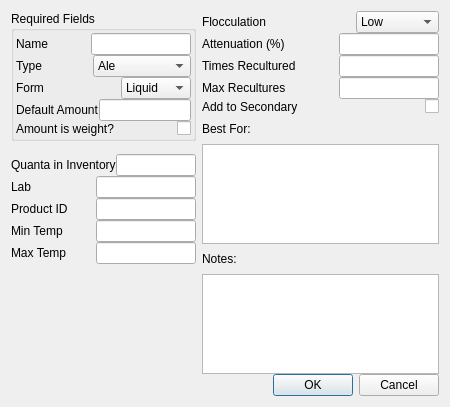
<?xml version="1.0" encoding="UTF-8"?>
<ui version="4.0">
 <class>yeastEditor</class>
 <widget class="QDialog" name="yeastEditor">
  <property name="geometry">
   <rect>
    <x>0</x>
    <y>0</y>
    <width>450</width>
    <height>407</height>
   </rect>
  </property>
  <property name="windowTitle">
   <string>Yeast Editor</string>
  </property>
  <property name="configSection" stdset="0">
   <string notr="true">yeastEditor</string>
  </property>
  <layout class="QHBoxLayout" name="horizontalLayout_17">
   <item>
    <layout class="QHBoxLayout" name="horizontalLayout_15">
     <item>
      <layout class="QVBoxLayout" name="verticalLayout_2">
       <property name="spacing">
        <number>0</number>
       </property>
       <item>
        <widget class="QGroupBox" name="groupBox">
         <property name="title">
          <string>Required Fields</string>
         </property>
         <layout class="QVBoxLayout" name="verticalLayout">
          <property name="spacing">
           <number>0</number>
          </property>
          <property name="leftMargin">
           <number>2</number>
          </property>
          <property name="topMargin">
           <number>2</number>
          </property>
          <property name="rightMargin">
           <number>2</number>
          </property>
          <property name="bottomMargin">
           <number>2</number>
          </property>
          <item>
           <layout class="QHBoxLayout" name="horizontalLayout_4">
            <item>
             <widget class="QLabel" name="label_name">
              <property name="text">
               <string>Name</string>
              </property>
              <property name="buddy">
               <cstring>lineEdit_name</cstring>
              </property>
             </widget>
            </item>
            <item>
             <widget class="QLineEdit" name="lineEdit_name">
              <property name="sizePolicy">
               <sizepolicy hsizetype="Maximum" vsizetype="Fixed">
                <horstretch>0</horstretch>
                <verstretch>0</verstretch>
               </sizepolicy>
              </property>
              <property name="maximumSize">
               <size>
                <width>100</width>
                <height>16777215</height>
               </size>
              </property>
              <property name="toolTip">
               <string>Name</string>
              </property>
             </widget>
            </item>
           </layout>
          </item>
          <item>
           <layout class="QHBoxLayout" name="horizontalLayout_3">
            <item>
             <widget class="QLabel" name="label_type">
              <property name="sizePolicy">
               <sizepolicy hsizetype="Expanding" vsizetype="Preferred">
                <horstretch>0</horstretch>
                <verstretch>0</verstretch>
               </sizepolicy>
              </property>
              <property name="text">
               <string>Type</string>
              </property>
              <property name="buddy">
               <cstring>comboBox_type</cstring>
              </property>
             </widget>
            </item>
            <item>
             <widget class="QComboBox" name="comboBox_type">
              <property name="toolTip">
               <string>Type</string>
              </property>
              <item>
               <property name="text">
                <string>Ale</string>
               </property>
              </item>
              <item>
               <property name="text">
                <string>Lager</string>
               </property>
              </item>
              <item>
               <property name="text">
                <string>Wheat</string>
               </property>
              </item>
              <item>
               <property name="text">
                <string>Wine</string>
               </property>
              </item>
              <item>
               <property name="text">
                <string>Champagne</string>
               </property>
              </item>
             </widget>
            </item>
           </layout>
          </item>
          <item>
           <layout class="QHBoxLayout" name="horizontalLayout_2">
            <item>
             <widget class="QLabel" name="label_form">
              <property name="sizePolicy">
               <sizepolicy hsizetype="Expanding" vsizetype="Preferred">
                <horstretch>0</horstretch>
                <verstretch>0</verstretch>
               </sizepolicy>
              </property>
              <property name="text">
               <string>Form</string>
              </property>
              <property name="buddy">
               <cstring>comboBox_form</cstring>
              </property>
             </widget>
            </item>
            <item>
             <widget class="QComboBox" name="comboBox_form">
              <property name="toolTip">
               <string>Form</string>
              </property>
              <item>
               <property name="text">
                <string>Liquid</string>
               </property>
              </item>
              <item>
               <property name="text">
                <string>Dry</string>
               </property>
              </item>
              <item>
               <property name="text">
                <string>Slant</string>
               </property>
              </item>
              <item>
               <property name="text">
                <string>Culture</string>
               </property>
              </item>
             </widget>
            </item>
           </layout>
          </item>
          <item>
           <layout class="QHBoxLayout" name="horizontalLayout">
            <item>
             <widget class="BtMixedLabel" name="label_amount">
              <property name="contextMenuPolicy">
               <enum>Qt::CustomContextMenu</enum>
              </property>
              <property name="text">
               <string>Default Amount</string>
              </property>
              <property name="buddy">
               <cstring>lineEdit_amount</cstring>
              </property>
             </widget>
            </item>
            <item>
             <widget class="BtMixedEdit" name="lineEdit_amount">
              <property name="sizePolicy">
               <sizepolicy hsizetype="Maximum" vsizetype="Fixed">
                <horstretch>0</horstretch>
                <verstretch>0</verstretch>
               </sizepolicy>
              </property>
              <property name="maximumSize">
               <size>
                <width>100</width>
                <height>16777215</height>
               </size>
              </property>
              <property name="toolTip">
               <string>Amount</string>
              </property>
              <property name="editField" stdset="0">
               <string notr="true">amount</string>
              </property>
             </widget>
            </item>
           </layout>
          </item>
          <item>
           <layout class="QHBoxLayout" name="horizontalLayout_5">
            <item>
             <widget class="QLabel" name="label_amountIsWeight">
              <property name="sizePolicy">
               <sizepolicy hsizetype="Expanding" vsizetype="Preferred">
                <horstretch>0</horstretch>
                <verstretch>0</verstretch>
               </sizepolicy>
              </property>
              <property name="toolTip">
               <string>Check it if the amount given is in kg instead of L.</string>
              </property>
              <property name="text">
               <string>Amount is weight?</string>
              </property>
             </widget>
            </item>
            <item>
             <widget class="QCheckBox" name="checkBox_amountIsWeight">
              <property name="sizePolicy">
               <sizepolicy hsizetype="Preferred" vsizetype="Fixed">
                <horstretch>0</horstretch>
                <verstretch>0</verstretch>
               </sizepolicy>
              </property>
              <property name="toolTip">
               <string>Checked if the given amount is weight instead of volume</string>
              </property>
              <property name="text">
               <string/>
              </property>
             </widget>
            </item>
           </layout>
          </item>
         </layout>
        </widget>
       </item>
       <item>
        <spacer name="verticalSpacer_3">
         <property name="orientation">
          <enum>Qt::Vertical</enum>
         </property>
         <property name="sizeType">
          <enum>QSizePolicy::Preferred</enum>
         </property>
         <property name="sizeHint" stdset="0">
          <size>
           <width>20</width>
           <height>13</height>
          </size>
         </property>
        </spacer>
       </item>
       <item>
        <layout class="QHBoxLayout" name="horizontalLayout_16">
         <item>
          <widget class="QLabel" name="label_inventory">
           <property name="text">
            <string>Quanta in Inventory</string>
           </property>
           <property name="buddy">
            <cstring>lineEdit_inventory</cstring>
           </property>
          </widget>
         </item>
         <item>
          <widget class="QLineEdit" name="lineEdit_inventory">
           <property name="sizePolicy">
            <sizepolicy hsizetype="Maximum" vsizetype="Fixed">
             <horstretch>0</horstretch>
             <verstretch>0</verstretch>
            </sizepolicy>
           </property>
           <property name="maximumSize">
            <size>
             <width>100</width>
             <height>16777215</height>
            </size>
           </property>
           <property name="toolTip">
            <string>Quanta in inventory</string>
           </property>
          </widget>
         </item>
        </layout>
       </item>
       <item>
        <layout class="QHBoxLayout" name="horizontalLayout_7">
         <item>
          <widget class="QLabel" name="label_lab">
           <property name="text">
            <string>Lab</string>
           </property>
           <property name="buddy">
            <cstring>lineEdit_laboratory</cstring>
           </property>
          </widget>
         </item>
         <item>
          <widget class="QLineEdit" name="lineEdit_laboratory">
           <property name="sizePolicy">
            <sizepolicy hsizetype="Maximum" vsizetype="Fixed">
             <horstretch>0</horstretch>
             <verstretch>0</verstretch>
            </sizepolicy>
           </property>
           <property name="maximumSize">
            <size>
             <width>100</width>
             <height>16777215</height>
            </size>
           </property>
           <property name="toolTip">
            <string>Lab</string>
           </property>
          </widget>
         </item>
        </layout>
       </item>
       <item>
        <layout class="QHBoxLayout" name="horizontalLayout_6">
         <item>
          <widget class="QLabel" name="label_productID">
           <property name="text">
            <string>Product ID</string>
           </property>
           <property name="buddy">
            <cstring>lineEdit_productID</cstring>
           </property>
          </widget>
         </item>
         <item>
          <widget class="QLineEdit" name="lineEdit_productID">
           <property name="sizePolicy">
            <sizepolicy hsizetype="Maximum" vsizetype="Fixed">
             <horstretch>0</horstretch>
             <verstretch>0</verstretch>
            </sizepolicy>
           </property>
           <property name="maximumSize">
            <size>
             <width>100</width>
             <height>16777215</height>
            </size>
           </property>
           <property name="toolTip">
            <string>Product ID</string>
           </property>
          </widget>
         </item>
        </layout>
       </item>
       <item>
        <layout class="QHBoxLayout" name="horizontalLayout_8">
         <item>
          <widget class="BtTemperatureLabel" name="label_minTemperature">
           <property name="contextMenuPolicy">
            <enum>Qt::CustomContextMenu</enum>
           </property>
           <property name="text">
            <string>Min Temp</string>
           </property>
           <property name="buddy">
            <cstring>lineEdit_minTemperature</cstring>
           </property>
          </widget>
         </item>
         <item>
          <widget class="BtTemperatureEdit" name="lineEdit_minTemperature">
           <property name="sizePolicy">
            <sizepolicy hsizetype="Maximum" vsizetype="Fixed">
             <horstretch>0</horstretch>
             <verstretch>0</verstretch>
            </sizepolicy>
           </property>
           <property name="maximumSize">
            <size>
             <width>100</width>
             <height>16777215</height>
            </size>
           </property>
           <property name="toolTip">
            <string>Min temp</string>
           </property>
           <property name="editField" stdset="0">
            <string notr="true">minTemperature_c</string>
           </property>
          </widget>
         </item>
        </layout>
       </item>
       <item>
        <layout class="QHBoxLayout" name="horizontalLayout_9">
         <item>
          <widget class="BtTemperatureLabel" name="label_maxTemperature">
           <property name="contextMenuPolicy">
            <enum>Qt::CustomContextMenu</enum>
           </property>
           <property name="text">
            <string>Max Temp</string>
           </property>
           <property name="buddy">
            <cstring>lineEdit_maxTemperature</cstring>
           </property>
          </widget>
         </item>
         <item>
          <widget class="BtTemperatureEdit" name="lineEdit_maxTemperature">
           <property name="sizePolicy">
            <sizepolicy hsizetype="Maximum" vsizetype="Fixed">
             <horstretch>0</horstretch>
             <verstretch>0</verstretch>
            </sizepolicy>
           </property>
           <property name="maximumSize">
            <size>
             <width>100</width>
             <height>16777215</height>
            </size>
           </property>
           <property name="toolTip">
            <string>Max temp</string>
           </property>
           <property name="editField" stdset="0">
            <string notr="true">maxTemperature_c</string>
           </property>
          </widget>
         </item>
        </layout>
       </item>
       <item>
        <spacer name="verticalSpacer_2">
         <property name="orientation">
          <enum>Qt::Vertical</enum>
         </property>
         <property name="sizeHint" stdset="0">
          <size>
           <width>20</width>
           <height>40</height>
          </size>
         </property>
        </spacer>
       </item>
      </layout>
     </item>
     <item>
      <layout class="QVBoxLayout" name="verticalLayout_3">
       <property name="spacing">
        <number>0</number>
       </property>
       <item>
        <layout class="QHBoxLayout" name="horizontalLayout_10">
         <item>
          <widget class="QLabel" name="label_flocculation">
           <property name="sizePolicy">
            <sizepolicy hsizetype="Expanding" vsizetype="Preferred">
             <horstretch>0</horstretch>
             <verstretch>0</verstretch>
            </sizepolicy>
           </property>
           <property name="text">
            <string>Flocculation</string>
           </property>
          </widget>
         </item>
         <item>
          <widget class="QComboBox" name="comboBox_flocculation">
           <property name="toolTip">
            <string>Flocculation</string>
           </property>
           <item>
            <property name="text">
             <string>Low</string>
            </property>
           </item>
           <item>
            <property name="text">
             <string>Medium</string>
            </property>
           </item>
           <item>
            <property name="text">
             <string>High</string>
            </property>
           </item>
           <item>
            <property name="text">
             <string>Very High</string>
            </property>
           </item>
          </widget>
         </item>
        </layout>
       </item>
       <item>
        <layout class="QHBoxLayout" name="horizontalLayout_11">
         <item>
          <widget class="QLabel" name="label_attenuation">
           <property name="text">
            <string>Attenuation (%)</string>
           </property>
           <property name="buddy">
            <cstring>lineEdit_attenuation</cstring>
           </property>
          </widget>
         </item>
         <item>
          <widget class="BtGenericEdit" name="lineEdit_attenuation">
           <property name="sizePolicy">
            <sizepolicy hsizetype="Maximum" vsizetype="Fixed">
             <horstretch>0</horstretch>
             <verstretch>0</verstretch>
            </sizepolicy>
           </property>
           <property name="maximumSize">
            <size>
             <width>100</width>
             <height>16777215</height>
            </size>
           </property>
           <property name="toolTip">
            <string>Apparent attenuation as percentage of OG points</string>
           </property>
           <property name="editField" stdset="0">
            <string notr="true">attenuation_pct</string>
           </property>
          </widget>
         </item>
        </layout>
       </item>
       <item>
        <layout class="QHBoxLayout" name="horizontalLayout_12">
         <item>
          <widget class="QLabel" name="label_timesCultured">
           <property name="text">
            <string>Times Recultured</string>
           </property>
           <property name="buddy">
            <cstring>lineEdit_timesCultured</cstring>
           </property>
          </widget>
         </item>
         <item>
          <widget class="QLineEdit" name="lineEdit_timesCultured">
           <property name="sizePolicy">
            <sizepolicy hsizetype="Maximum" vsizetype="Fixed">
             <horstretch>0</horstretch>
             <verstretch>0</verstretch>
            </sizepolicy>
           </property>
           <property name="maximumSize">
            <size>
             <width>100</width>
             <height>16777215</height>
            </size>
           </property>
           <property name="toolTip">
            <string>Times this yeast has been recultured</string>
           </property>
          </widget>
         </item>
        </layout>
       </item>
       <item>
        <layout class="QHBoxLayout" name="horizontalLayout_13">
         <item>
          <widget class="QLabel" name="label_maxReuse">
           <property name="text">
            <string>Max Recultures</string>
           </property>
           <property name="buddy">
            <cstring>lineEdit_maxReuse</cstring>
           </property>
          </widget>
         </item>
         <item>
          <widget class="QLineEdit" name="lineEdit_maxReuse">
           <property name="sizePolicy">
            <sizepolicy hsizetype="Maximum" vsizetype="Fixed">
             <horstretch>0</horstretch>
             <verstretch>0</verstretch>
            </sizepolicy>
           </property>
           <property name="maximumSize">
            <size>
             <width>100</width>
             <height>16777215</height>
            </size>
           </property>
           <property name="toolTip">
            <string>Max recultures</string>
           </property>
          </widget>
         </item>
        </layout>
       </item>
       <item>
        <layout class="QHBoxLayout" name="horizontalLayout_14">
         <item>
          <widget class="QLabel" name="label_addToSecondary">
           <property name="sizePolicy">
            <sizepolicy hsizetype="Expanding" vsizetype="Preferred">
             <horstretch>0</horstretch>
             <verstretch>0</verstretch>
            </sizepolicy>
           </property>
           <property name="text">
            <string>Add to Secondary</string>
           </property>
          </widget>
         </item>
         <item>
          <widget class="QCheckBox" name="checkBox_addToSecondary">
           <property name="sizePolicy">
            <sizepolicy hsizetype="Preferred" vsizetype="Fixed">
             <horstretch>0</horstretch>
             <verstretch>0</verstretch>
            </sizepolicy>
           </property>
           <property name="toolTip">
            <string>Checked means add this yeast to secondary instead of primary</string>
           </property>
           <property name="text">
            <string/>
           </property>
          </widget>
         </item>
        </layout>
       </item>
       <item>
        <widget class="QLabel" name="label_bestFor">
         <property name="text">
          <string>Best For:</string>
         </property>
        </widget>
       </item>
       <item>
        <widget class="QTextEdit" name="textEdit_bestFor">
         <property name="sizePolicy">
          <sizepolicy hsizetype="Preferred" vsizetype="Preferred">
           <horstretch>0</horstretch>
           <verstretch>0</verstretch>
          </sizepolicy>
         </property>
         <property name="maximumSize">
          <size>
           <width>1000</width>
           <height>100</height>
          </size>
         </property>
        </widget>
       </item>
       <item>
        <widget class="QLabel" name="label_notes">
         <property name="text">
          <string>Notes:</string>
         </property>
        </widget>
       </item>
       <item>
        <widget class="QTextEdit" name="textEdit_notes">
         <property name="sizePolicy">
          <sizepolicy hsizetype="Preferred" vsizetype="Preferred">
           <horstretch>0</horstretch>
           <verstretch>0</verstretch>
          </sizepolicy>
         </property>
         <property name="maximumSize">
          <size>
           <width>1000</width>
           <height>100</height>
          </size>
         </property>
        </widget>
       </item>
       <item>
        <widget class="QDialogButtonBox" name="buttonBox">
         <property name="orientation">
          <enum>Qt::Horizontal</enum>
         </property>
         <property name="standardButtons">
          <set>QDialogButtonBox::Cancel|QDialogButtonBox::Ok</set>
         </property>
        </widget>
       </item>
      </layout>
     </item>
    </layout>
   </item>
  </layout>
 </widget>
 <customwidgets>
  <customwidget>
   <class>BtTemperatureEdit</class>
   <extends>QLineEdit</extends>
   <header>BtLineEdit.h</header>
   <slots>
    <slot>lineChanged(unitDisplay,unitScale)</slot>
   </slots>
  </customwidget>
  <customwidget>
   <class>BtTemperatureLabel</class>
   <extends>QLabel</extends>
   <header>BtLabel.h</header>
   <slots>
    <signal>labelChanged(unitDisplay,unitScale)</signal>
   </slots>
  </customwidget>
  <customwidget>
   <class>BtGenericEdit</class>
   <extends>QLineEdit</extends>
   <header>BtLineEdit.h</header>
  </customwidget>
  <customwidget>
   <class>BtMixedLabel</class>
   <extends>QLabel</extends>
   <header>BtLabel.h</header>
   <slots>
    <signal>labelChanged(unitDisplay,unitScale)</signal>
   </slots>
  </customwidget>
  <customwidget>
   <class>BtMixedEdit</class>
   <extends>QLineEdit</extends>
   <header>BtLineEdit.h</header>
   <slots>
    <slot>lineChanged(unitDisplay,unitScale)</slot>
    <slot>setIsWeight(bool)</slot>
   </slots>
  </customwidget>
 </customwidgets>
 <resources/>
 <connections>
  <connection>
   <sender>buttonBox</sender>
   <signal>accepted()</signal>
   <receiver>yeastEditor</receiver>
   <slot>accept()</slot>
   <hints>
    <hint type="sourcelabel">
     <x>248</x>
     <y>254</y>
    </hint>
    <hint type="destinationlabel">
     <x>157</x>
     <y>274</y>
    </hint>
   </hints>
  </connection>
  <connection>
   <sender>buttonBox</sender>
   <signal>rejected()</signal>
   <receiver>yeastEditor</receiver>
   <slot>reject()</slot>
   <hints>
    <hint type="sourcelabel">
     <x>316</x>
     <y>260</y>
    </hint>
    <hint type="destinationlabel">
     <x>286</x>
     <y>274</y>
    </hint>
   </hints>
  </connection>
  <connection>
   <sender>label_amount</sender>
   <signal>labelChanged(unitDisplay,unitScale)</signal>
   <receiver>lineEdit_amount</receiver>
   <slot>lineChanged(unitDisplay,unitScale)</slot>
   <hints>
    <hint type="sourcelabel">
     <x>48</x>
     <y>114</y>
    </hint>
    <hint type="destinationlabel">
     <x>140</x>
     <y>114</y>
    </hint>
   </hints>
  </connection>
  <connection>
   <sender>label_minTemperature</sender>
   <signal>labelChanged(unitDisplay,unitScale)</signal>
   <receiver>lineEdit_minTemperature</receiver>
   <slot>lineChanged(unitDisplay,unitScale)</slot>
   <hints>
    <hint type="sourcelabel">
     <x>46</x>
     <y>251</y>
    </hint>
    <hint type="destinationlabel">
     <x>143</x>
     <y>251</y>
    </hint>
   </hints>
  </connection>
  <connection>
   <sender>label_maxTemperature</sender>
   <signal>labelChanged(unitDisplay,unitScale)</signal>
   <receiver>lineEdit_maxTemperature</receiver>
   <slot>lineChanged(unitDisplay,unitScale)</slot>
   <hints>
    <hint type="sourcelabel">
     <x>46</x>
     <y>275</y>
    </hint>
    <hint type="destinationlabel">
     <x>143</x>
     <y>275</y>
    </hint>
   </hints>
  </connection>
 </connections>
</ui>
